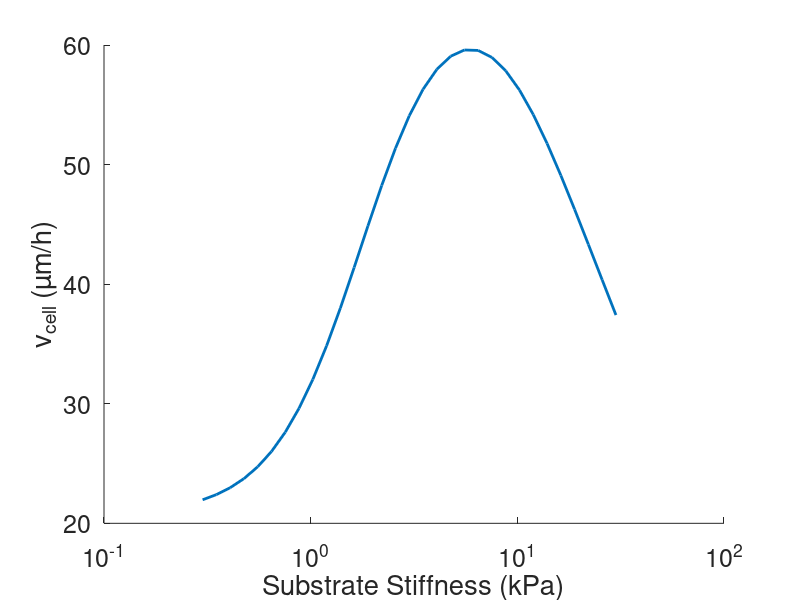

Write MATLAB code to recreate this figure.
% This code is used in: Ayuba Akinpelu et al.
% Hydrostatic Pressure Reduces the Mechanosensitivity of Cell Migration
% Journal: Science Advances.
% Year: 2026

% If you have any questions on the code or the math model, please contact:
% Yizeng Li, liyizeng52@hotmail.com

% F-actin & G-actin
% Steady-state
% Unknowns: vn, theta_n, theta_c, v0
% Velocities and equations are written in the frame of the moving cell
% Parameters are in units: μm, s, Pa & mM
% Loop over k_st: substrate stiffness maps to eta_st


clc
clear
close all


FontSize = 18;

RankCheck = 0;
Iter = 21;
N  = 101;

%% Parameters are in units: nm, s, Pa & mM

L = 50;                 % (μm) cell length
dx = L/(N-1);
x  = linspace(0,L,N);
R = 8.31451;            % (J/mol K) Ideal gas constant
T = 310;                % (K) absolute temperature
vc = 0;

Thetac = 0.1;           % (mM) reference value of G-actin
Thetan = 0.2;           % (mM) reference value of F-actin

Jactin0 = 4d-4;         % (mM/s) Coefficient of actin polymerization
thetacc = 0.2d-3;       % (mM) G-actin constant in actin polymerization

gamma0 = 2.3d-3;        % (1/s) Baseline actin depolymerization rate


ksigman = 1d4;          % (Pa /mM) Coefficient of passive actin network pressure

etast0 = 2.0d2;         % (Pa s/μm^2/mM) Baseline focal adhesion strength
etastm = 2.0d4;         % (Pa s/μm^2/mM) Conversion factor between kst and etast
kst_0  = 10;            % (kPa) reference stiffness, for normalization
eta    = 1d-2;          % (Pa s/μm^2/mM)
kad    = 2d3;           % (Pa s/μm) adhesive force, Fad^b = kad*v0

Dtc = 1.d1;             % (μm^2/s) diffusion constant for theta_c



%% Equations

% number of variables of the model
n_var = 4; % v_n, theta_n, theta_c, v0
var_legh = [N, N, N, 1]; % length of eavh variable
var_strt = zeros(1,n_var); % start position of each variable
var_strt(1) = 1;
for in = 2:n_var
    var_strt(in) = var_strt(in-1) + var_legh(in-1);
end
N_var = var_strt(n_var) + var_legh(n_var) - 1; % total size of the matrix

s_vn   = var_strt(1);
s_tn   = var_strt(2);
s_tc   = var_strt(3);
s_v0   = var_strt(4);

N2 = 31;
KST = logspace(-1,1,N2)*3;
Axis_m   = KST; % kPa

V0  = zeros(1,N2);

for loop2 = 1:N2
    fprintf('Outer looop #: %d\n',loop2);
    kst = KST(loop2);

    etast   = (etast0 + (kst/kst_0)^2 * etastm ) * linspace(1,1,N)';

    % initial guess
    thetan = linspace(Thetan*1,Thetan*1,N)';
    thetac = linspace(Thetac*1,Thetac*1,N)';
    v0 = (etast(1)*Jactin0*L)/(Thetan*etast(1)+kad/L);
    vn = linspace(v0,v0,N)';


    X = [vn; thetan; thetac; v0];

    iter = 0;
    ITER = true;
    while ITER
        iter = iter + 1;

        DF = zeros(N_var,N_var);
        Fn = zeros(N_var,1);

        sigma_n = ksigman*thetan;     % N by 1 vector
        sigma   = sigma_n;
        dsigmadtn =  ksigman;

        gamma = gamma0*logspace(-0,0,N)';

        Jactin = Jactin0*linspace(0,1,N)'.*thetac./(thetacc+thetac);
        dJactindtc   = Jactin0*thetacc./(thetacc+thetac).^2;
        dJactindRaca = zeros(N,1);


        %% Equations for vn and the Derivatives
        Fn(s_vn) = - (-3*sigma(1) + 4*sigma(2) - sigma(3)) ...
            + 2*dx*eta*thetan(1)*(vc - vn(1)) ...
            - 2*dx*etast(1)*thetan(1)*(vn(1) + v0);
        DF(s_vn,s_vn)   = -2*dx*eta*thetan(1) - 2*dx*etast(1)*thetan(1);
        DF(s_vn,s_tn)   =  3*dsigmadtn + 2*dx*eta*(vc - vn(1)) ...
            - 2*dx*etast(1)*(vn(1) + v0);
        DF(s_vn,s_tn+1) = -4*dsigmadtn;
        DF(s_vn,s_tn+2) =    dsigmadtn;
        DF(s_vn,s_v0) = -2*dx*etast(1)*thetan(1);

        Fn(s_vn+1:s_vn+N-2) = -(sigma(3:N)-sigma(1:N-2)) ...
            + 2*dx*eta*thetan(2:N-1).*(vc-vn(2:N-1)) ...
            - 2*dx*etast(2:N-1).*thetan(2:N-1).*(vn(2:N-1)+v0);
        for i = 2:N-1
            DF(s_vn+i-1,s_vn+i-1) = -2*dx*thetan(i)*(eta+etast(i));
            DF(s_vn+i-1,[s_tn+i-2,s_tn+i]) = [1,-1]*dsigmadtn;
            DF(s_vn+i-1,s_tn+i-1) = 2*dx*eta*(vc-vn(i)) - 2*dx*etast(i)*(vn(i)+v0);
            DF(s_vn+i-1,s_v0) = -2*dx*etast(i)*thetan(i);
        end

        Fn(s_vn+N-1) = thetan(N)*vn(N);
        DF(s_vn+N-1,s_vn+N-1) = thetan(N);
        DF(s_vn+N-1,s_tn+N-1) = vn(N);

        %% Equations for thetan and the Derivatives
        Fn(s_tn) = thetan(1)*vn(1);
        DF(s_tn,s_vn) = thetan(1);
        DF(s_tn,s_tn) = vn(1);

        Fn(s_tn+1:s_tn+N-2) = (thetan(3:N).*vn(3:N)-thetan(1:N-2).*vn(1:N-2))...
            + 2*dx*gamma(2:N-1).*thetan(2:N-1) - 2*dx*Jactin(2:N-1);
        for i = 2:N-1
            DF(s_tn+i-1,[s_vn+i-2,s_vn+i]) = [-thetan(i-1), thetan(i+1)];
            DF(s_tn+i-1,s_tn+i-2) = -vn(i-1);
            DF(s_tn+i-1,s_tn+i-1) = 2*dx*gamma(i);
            DF(s_tn+i-1,s_tn+i)   =  vn(i+1);
            DF(s_tn+i-1,s_tc+i-1) = -2*dx*dJactindtc(i);
        end

        Fn(s_tn+N-1) = (3*thetan(N)*vn(N) - 4*thetan(N-1)*vn(N-1) ...
            + thetan(N-2)*vn(N-2)) + 2*dx*gamma(N)*thetan(N) - 2*dx*Jactin(N);
        DF(s_tn+N-1,s_vn+N-3:s_vn+N-1) = [thetan(N-2), -4*thetan(N-1), 3*thetan(N)];
        DF(s_tn+N-1,s_tn+N-3) =    vn(N-2);
        DF(s_tn+N-1,s_tn+N-2) = -4*vn(N-1);
        DF(s_tn+N-1,s_tn+N-1) =  3*vn(N) + 2*dx*gamma(N);
        DF(s_tn+N-1,s_tc+N-1) = -2*dx*dJactindtc(N);

        %% Equations for thetac and the Derivatives
        Fn(s_tc) = thetac(1)*vc - Dtc/2/dx*(-3*thetac(1) + 4*thetac(2) - thetac(3));
        DF(s_tc,s_tc)   = vc + 3*Dtc/2/dx;
        DF(s_tc,s_tc+1) =    - 4*Dtc/2/dx;
        DF(s_tc,s_tc+2) =        Dtc/2/dx;

        Fn(s_tc+1:s_tc+N-2) = vc * (thetac(3:N)-thetac(1:N-2)) ...
            - 2*Dtc/dx*(thetac(1:N-2) - 2*thetac(2:N-1) + thetac(3:N))...
            - 2*dx*gamma(2:N-1).*thetan(2:N-1) + 2*dx*Jactin(2:N-1);
        for i = 2:N-1
            DF(s_tc+i-1,s_tn+i-1) = -2*dx*gamma(i);
            DF(s_tc+i-1,s_tc+i-2) = -vc - 2*Dtc/dx;
            DF(s_tc+i-1,s_tc+i-1) = 4*Dtc/dx + 2*dx*dJactindtc(i);
            DF(s_tc+i-1,s_tc+i)   =  vc - 2*Dtc/dx;
        end

        Fn(s_tc+N-1) = 1/2*(sum(thetan(1:N-1)+thetac(1:N-1)) + sum(thetan(2:N)+thetac(2:N)))...
            - L*(Thetan + Thetac)/dx;
        DF(s_tc+N-1,[s_tn,s_tn+N-1]) = 1/2;
        DF(s_tc+N-1,s_tn+1:s_tn+N-2) = 1;
        DF(s_tc+N-1,[s_tc,s_tc+N-1]) = 1/2;
        DF(s_tc+N-1,s_tc+1:s_tc+N-2) = 1;



        %% Equation for v0
        Fn(s_v0) = kad*v0 ...
            + dx/2*(sum(etast(1:N-1).*thetan(1:N-1).*vn(1:N-1)) ...
            + sum(etast(2:N).*thetan(2:N).*vn(2:N)))...
            + dx/2*v0*(sum(etast(1:N-1).*thetan(1:N-1)) + sum(etast(2:N).*thetan(2:N)));
        DF(s_v0,[s_vn,s_vn+N-1]) = dx/2*[etast(1)*thetan(1),etast(N)*thetan(N)];
        DF(s_v0,s_vn+1:s_vn+N-2) = dx*etast(2:N-1).*thetan(2:N-1);
        DF(s_v0,[s_tn,s_tn+N-1]) = dx/2*[etast(1)*(vn(1)+v0),etast(N)*(vn(N)+v0)];
        DF(s_v0,s_tn+1:s_tn+N-2) = dx*etast(2:N-1).*(vn(2:N-1)+v0);
        DF(s_v0,s_v0) = kad ...
            + dx/2*(sum(etast(1:N-1).*thetan(1:N-1)) + sum(etast(2:N).*thetan(2:N)));

        %% Solve for the matrix
        DF = sparse(DF);
        X = X - DF\Fn;

        vn     = X(s_vn:s_vn+N-1);
        thetan = X(s_tn:s_tn+N-1);
        thetac = X(s_tc:s_tc+N-1);
        v0     = X(s_v0);

        if iter > 1
            error = abs((X-temp_X)./X);
            error = sum(error)/(N_var);
            if error < 1d-5 || iter == Iter
                ITER = false;
            end
        end
        temp_X = X;
    end

    V0(loop2) = v0;
end

%% Plotting
figure
plot(KST,V0*3600,'linewidth',2); hold on
xlabel('Substrate Stiffness (kPa)')
ylabel('v_{cell} (µm/h)');
set(gca, 'xscale','log','FontSize', FontSize);
xlim([1d-1,100]);
xticks([0.1,1,10,100]);
box off

